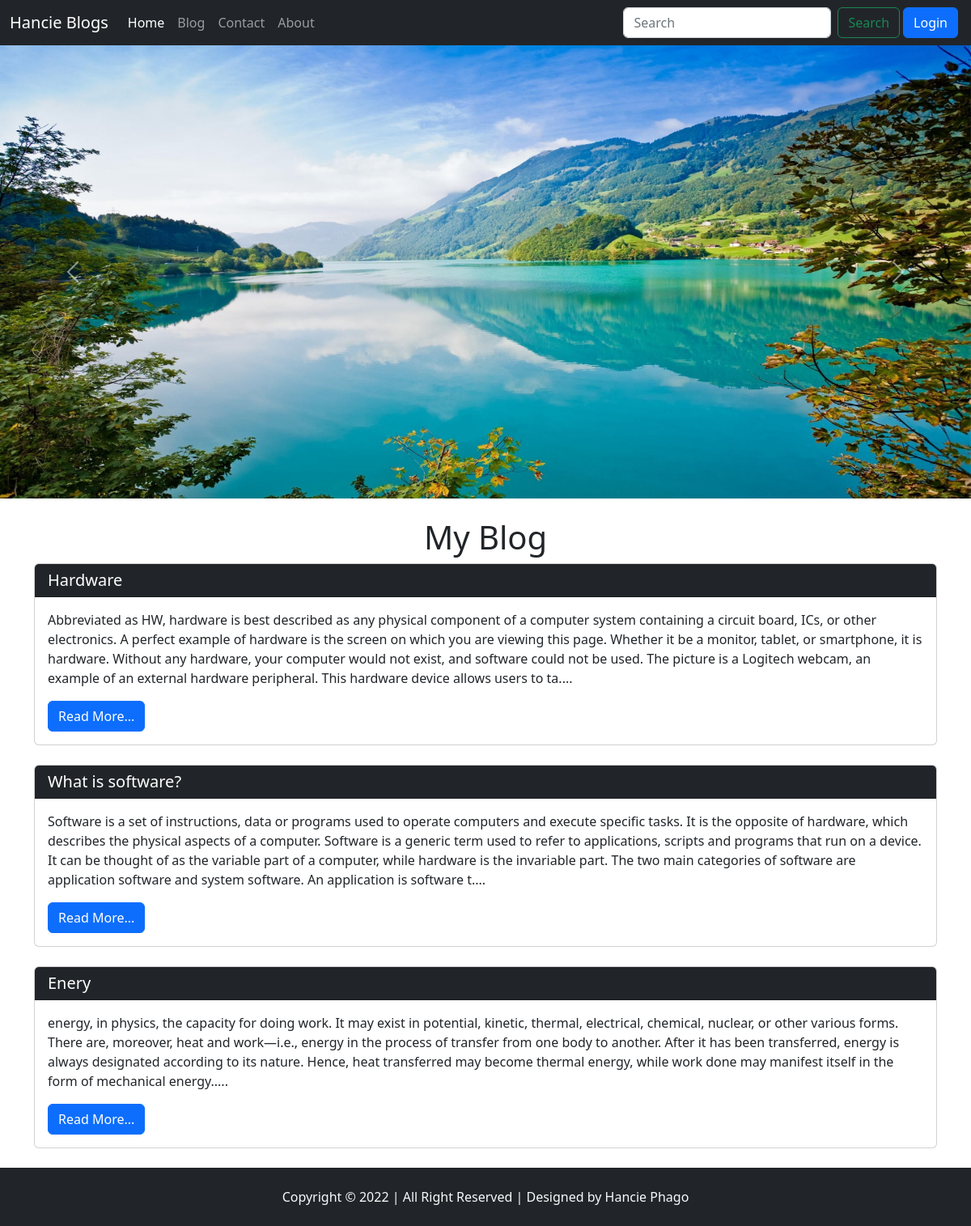
The app's page /, older data.
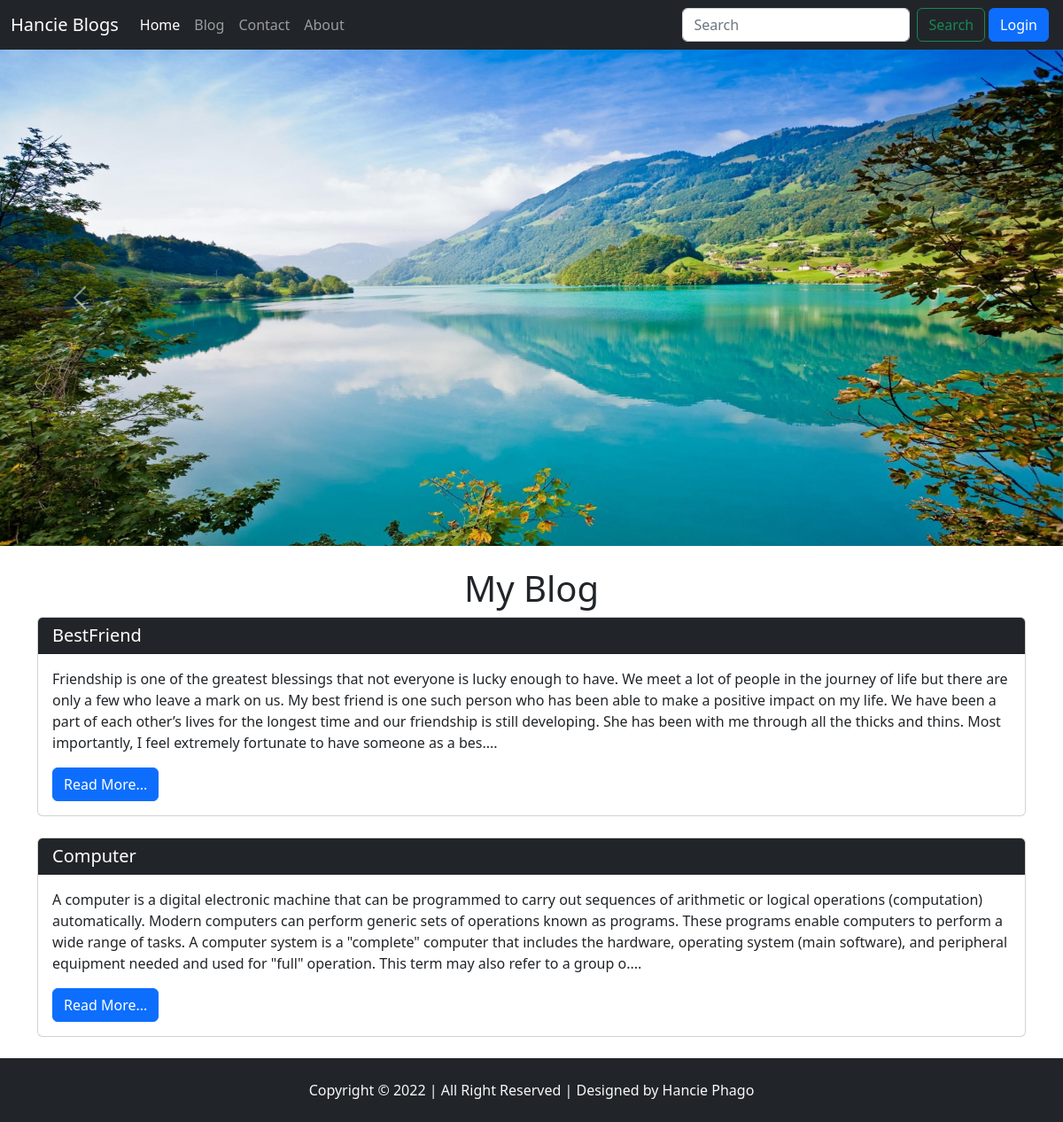
The same page, newer data.
### blog/models.py (models this page shows, shortened)
class Blog(models.Model):
    sno = models.AutoField(primary_key=True)
    title = models.CharField(max_length=300)
    content = models.TextField()
    slug = models.CharField(max_length=100)
    time = models.DateTimeField(auto_now_add=True)

### blog/views.py (the view)
# urls.py: path('',views.index,name='index'),
def index(request):
    data = Blog.objects.all()
    result={'blogdata': data}
    return render(request, 'index.html', result)

### templates/index.html (shortened to what this page needs)
{% extends 'base.html' %}
{% block homeactive %}active{% endblock homeactive %}
{% block body  %}
{% load static %}
<div id="carouselExampleInterval" class="carousel slide" data-bs-ride="carousel">
  <div class="carousel-inner">
    <div class="carousel-item active" data-bs-interval="10000">
      <img src="{% static 'img/slider2.jpg'%}" style="width: 100%; height: 70vh;" class="d-block" alt="...">
    </div>
  </div>
  <button class="carousel-control-prev" type="button" data-bs-target="#carouselExampleInterval" data-bs-slide="prev">
    <span class="carousel-control-prev-icon" aria-hidden="true"></span>
  </button>
  <button class="carousel-control-next" type="button" data-bs-target="#carouselExampleInterval" data-bs-slide="next">
    <span class="carousel-control-next-icon" aria-hidden="true"></span>
  </button>
</div>
<br>
<h1 class="text-center">My Blog</h1>
{% for data in blogdata %}
<div class="container">
  <div class="card">
    <h5 class="card-header bg-dark"><a href="blogpost/{{data.slug}}">{{data.title}}</a></h5>
    <div class="card-body">
      <p class="card-text">{{data.content| slice:500}}....</p>
      <a href="blogpost/{{data.slug}}" class="btn btn-primary">Read More...</a>
    </div>
  </div>
</div>
<br>
{% endfor %}
{% endblock body %}

### templates/base.html (shortened to what this page needs)
{% load static %}
<!doctype html>
<html lang="en">
  <head>
    <link href="https://cdn.jsdelivr.net/npm/bootstrap@5.2.0/dist/css/bootstrap.min.css" rel="stylesheet">
  </head>
  <body>
    <nav class="navbar navbar-expand-lg navbar-dark bg-dark">
      <div class="container-fluid">
        <a class="navbar-brand" href="#">Hancie Blogs</a>
        <div class="collapse navbar-collapse" id="navbarSupportedContent">
          <ul class="navbar-nav me-auto mb-2 mb-lg-0">
            <li class="nav-item">
              <a class="nav-link {% block homeactive %}{% endblock homeactive %}" aria-current="page" href="/">Home</a>
            </li>
            <li class="nav-item ">
              <a class="nav-link {% block blogactive %}{% endblock blogactive %}" href="/blog">Blog</a>
            </li>
            <li class="nav-item ">
              <a class="nav-link {% block contactactive %}{% endblock contactactive %}" href="/contact">Contact</a>
            </li>
            <li class="nav-item ">
              <a class="nav-link {% block aboutactive %}{% endblock aboutactive %}" href="/about">About</a>
            </li>
          </ul>
          <form action="/search" method="get" class="d-flex" role="search">
            <input class="form-control me-2" type="search" placeholder="Search" aria-label="Search">
            <button class="btn btn-outline-success" type="submit">Search</button>
          </form>
          <br>
          <a class="btn btn-primary mx-1" href="/admin">Login</a>
        </div>
      </div>
    </nav>
  {% block body %}
  {% endblock body %}
<footer>
<p class="footer text-light bg-dark p-4 my-0 text-center {% block blogpostfooter %}{% endblock blogpostfooter %} {% block aboutfooter %}{% endblock aboutfooter %}">Copyright &copy 2022 | All Right Reserved | Designed by Hancie Phago
</footer>
  </body>
</html>

### templates/index.html (style rules this page uses)
a { text-decoration:none; color:white; }

Row changes from the older to the newer data that the page shows:
removed Blog: title "Hardware", content "Abbreviated as HW, hardware is best described as any physical component of a computer system containing a circuit board, ICs, or other electronics. A perfect example of hardware is the screen on which you are viewing this page. Whether it be a monitor, tablet, or smartphone, it is hardware. Without any hardware, your computer would not exist, and software could not be used. The picture is a Logitech webcam, an example of an external hardware peripheral. This hardware device allows users to ta"
removed Blog: title "What is software?", content "Software is a set of instructions, data or programs used to operate computers and execute specific tasks. It is the opposite of hardware, which describes the physical aspects of a computer. Software is a generic term used to refer to applications, scripts and programs that run on a device. It can be thought of as the variable part of a computer, while hardware is the invariable part. The two main categories of software are application software and system software. An application is software t"
removed Blog: title "Enery", content "energy, in physics, the capacity for doing work. It may exist in potential, kinetic, thermal, electrical, chemical, nuclear, or other various forms. There are, moreover, heat and work—i.e., energy in the process of transfer from one body to another. After it has been transferred, energy is always designated according to its nature. Hence, heat transferred may become thermal energy, while work done may manifest itself in the form of mechanical energy."
added Blog: title "BestFriend", content "Friendship is one of the greatest blessings that not everyone is lucky enough to have. We meet a lot of people in the journey of life but there are only a few who leave a mark on us. My best friend is one such person who has been able to make a positive impact on my life. We have been a part of each other’s lives for the longest time and our friendship is still developing. She has been with me through all the thicks and thins. Most importantly, I feel extremely fortunate to have someone as a bes"
added Blog: title "Computer", content "A computer is a digital electronic machine that can be programmed to carry out sequences of arithmetic or logical operations (computation) automatically. Modern computers can perform generic sets of operations known as programs. These programs enable computers to perform a wide range of tasks. A computer system is a \"complete\" computer that includes the hardware, operating system (main software), and peripheral equipment needed and used for \"full\" operation. This term may also refer to a group o"
